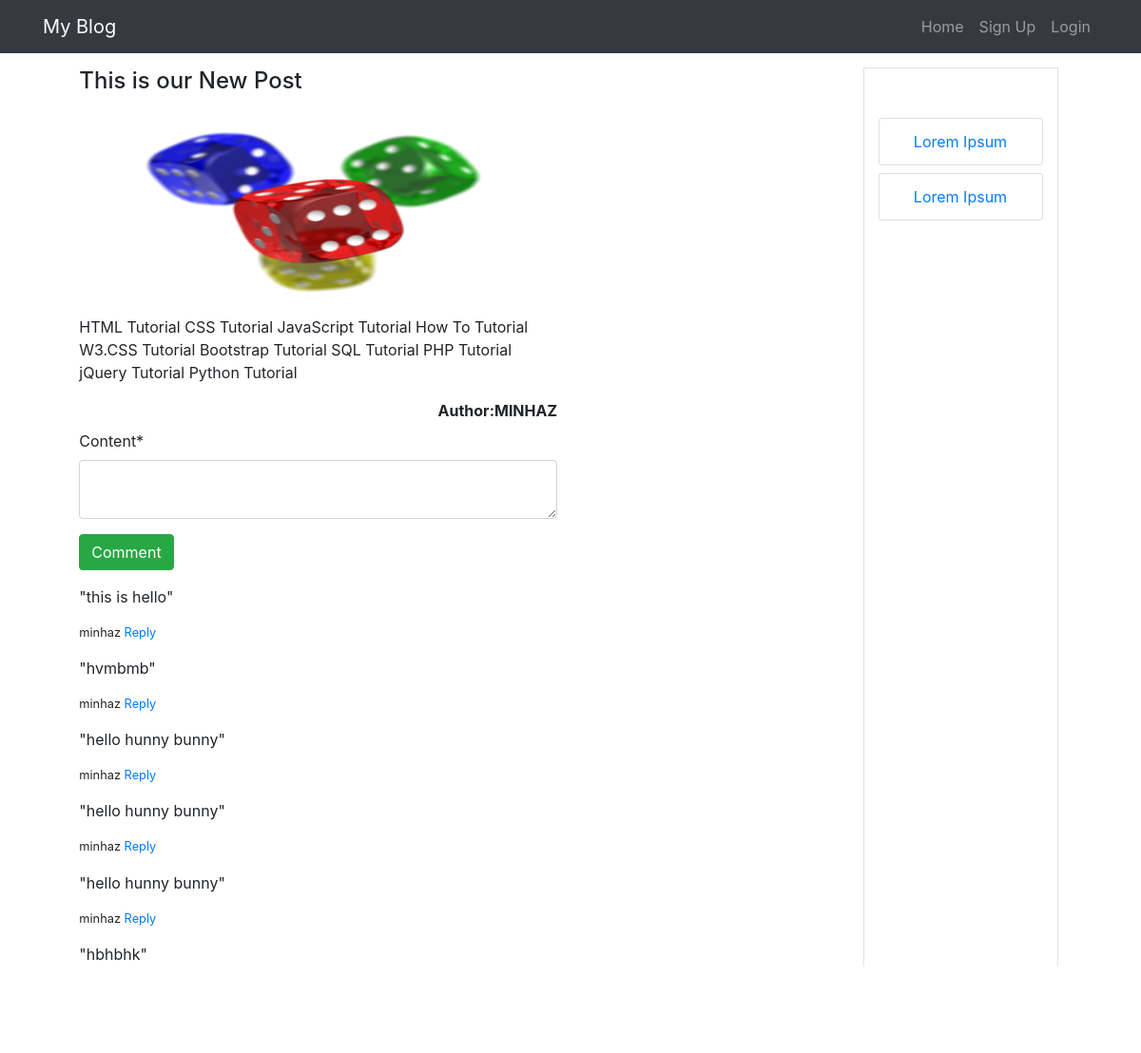
The page /post/detail/45/ on the database its author committed.
### blogPost/models.py (models this page shows, shortened)
class Post(models.Model):
	title=models.CharField(max_length=255)
	description=models.TextField()
	image=models.ImageField(upload_to='.',default='default.png',null=False,blank=True)
	category = models.ForeignKey(Category, on_delete=models.CASCADE)
	author=models.ForeignKey(settings.AUTH_USER_MODEL,on_delete=models.CASCADE)
	pub_date = models.DateTimeField(auto_now_add=True, blank=True)
	update_date = models.DateTimeField(auto_now=True,null=True,blank=True)
	def comment(self):#this will return all the comments for this post
		return Comment.objects.filter_by_instance(self)
	def get_content_type(self):#this will return the class id from content type
		return ContentType.objects.get_for_model(self.__class__)

class Category(models.Model):
	name=models.CharField(max_length=150)

### comment/models.py (models this page shows)
class Comment(models.Model):
	user=models.ForeignKey(settings.AUTH_USER_MODEL,on_delete=models.CASCADE)
	content_type = models.ForeignKey(ContentType,on_delete=models.CASCADE)
	object_id = models.PositiveIntegerField()
	content_object = GenericForeignKey('content_type', 'object_id')
	content=models.TextField()
	timestamp=models.DateTimeField(auto_now_add=True)
	"""docstring for Comment"""
	objects=CommentManager()
	def __str__(self):
		return str(self.content)
	def sub_comment(self):
		object_type=ContentType.objects.get_for_model(self.__class__)
		return Comment.objects.filter(content_type=object_type,object_id=self.id)

### blogPost/views.py (the view, shortened to what this page needs)
# urls.py: path('detail/<int:id>/',PostDetailView.as_view(),name='postDetail'),
class PostDetailView(View,Base):
	template_name='postDetail.html'
	def get(self,request,id=None,*args,**kwargs):
		if id is not None:
			post_instance=get_object_or_404(Post,pk=id)
			initial_data={
			"content_type":post_instance.get_content_type(),
			"object_id":post_instance.id
			}
			comment_form=CommentForm(None,initial=initial_data)
			self.context['post']=post_instance
			self.context['comment_form']=comment_form
		return render(request,self.template_name,self.context)

### blogPost/form.py
class PostCreateForm(forms.ModelForm):
	class Meta:
		model=Post
		exclude=['author']

### comment/form.py
class CommentForm(forms.ModelForm):
	class Meta:
		model=Comment
		fields=['content_type','object_id','content'
		]
		widgets={
			'content_type':forms.HiddenInput(),
			'object_id':forms.HiddenInput(),
			'content':forms.Textarea(attrs={'rows':2})
		}

### comment/models.py (called while the page is built)
	def filter_by_instance(self,instance=None,*args,**kwargs):
		if instance is not None:
			object_type=ContentType.objects.get_for_model(instance.__class__)
			return super(CommentManager,self).filter(content_type=object_type,object_id=instance.id)

### template/postDetail.html (shortened to what this page needs)
{%  extends 'menu.html' %}
{% block content %}
{%  load crispy_forms_tags %}
<div class="col-sm-9 col-md-9 pt-10">
  <div class="col-md-9">
    <div class="container">
      <div class="row">
        <div class="col-md-1"></div>
        <div class="col-md-10">
          <h4 class="text header"> {{ post.title}} </h4></br>
          <img class="card-img-top" data-src="holder.js/100px225?theme=thumb&amp;bg=55595c&amp;fg=eceeef&amp;text=Thumbnail" alt="Thumbnail [100%x225]" style="height: 200px; width: 100%; display: block;" src="{{post.image.url}}" data-holder-rendered="true">
          <p class="context"> {{  post.description  }}</p>
          <span class="float-right"><strong>Author:{{post.author|upper}}</strong></span>
          <div class='comment'>
            <form method="POST" class="mt-5">
              {{  comment_form|crispy  }}
              <input type="submit" name="submit" value="Comment" class="btn btn-success">
            </form>
            {% for comment in post.comment %}
            <blockquote >
              <p>"{{ comment }}"</p>
              <footer><small>{{ comment.user.username }} <a class="reply" href="">Reply</a></small></footer>
            </blockquote>
        {%endfor%}
      </div>
    </div>
  </div>
</div>
</div>
</div>
{% endblock%}

### template/menu.html (shortened to what this page needs)
<head>
  <link rel="stylesheet" href="https://maxcdn.bootstrapcdn.com/bootstrap/4.1.3/css/bootstrap.min.css">
</head>
<body>
  <header>
    <nav class="navbar navbar-expand-lg bg-dark navbar-dark fixed-top ">
      <div class="container">
        <a class="navbar-brand" href="/post/">My Blog</a>
        <div class="collapse navbar-collapse justify-content-end " id="navbarNavAltMarkup">
          <div class="navbar-nav ">
            <a class="nav-item nav-link " href="/post/">Home <span class="sr-only">(current)</span></a>
            <a class="nav-item nav-link " href="#">Sign Up</a>
            <a class="nav-item nav-link " href="#">Login</a>
          </div>
        </div>
      </div>
    </nav>
  </header>
  <main role="main"  >
    <div class="row">
      <div class="col-md-9 ">
      </div>
      {% block content %}
      {% endblock %}
      <div class="col-sm-2 col-md-2 py-5 pxs-4 border border-gray" >
        <ul class="list-group text-center">
          {% for category in categories  %}
          <a href=""><li class="list-group-item my-1"> {{category.name }}</li>  </a>
          <a href=""><li class="list-group-item my-1"> {{category.name }}</li>  </a>
          {% endfor %}
        </ul>
      </div>
    </div>
    <div class="row"><div class="col-md-11"></div></div>
  </main>
  <footer class="text-muted">
    <div class="container">
      <p class="float-right ">
        <a href="#">Back to top</a>
      </p>
    </div>
  </footer>
      </body>

### rows shown on the page
Post: title "This is our New Post", image (picture), description "HTML Tutorial CSS Tutorial JavaScript Tutorial How To Tutorial W3.CSS Tutorial Bootstrap Tutorial SQL Tutorial PHP Tutorial jQuery Tutorial Python Tutorial", author "MINHAZ"
Comment: content "this is hello", user.username "minhaz"
Comment: content "hvmbmb", user.username "minhaz"
Comment: content "hello hunny bunny", user.username "minhaz"
Comment: content "hello hunny bunny", user.username "minhaz"
Comment: content "hello hunny bunny", user.username "minhaz"
Comment: content "hbhbhk"
Category: name "Lorem Ipsum"
